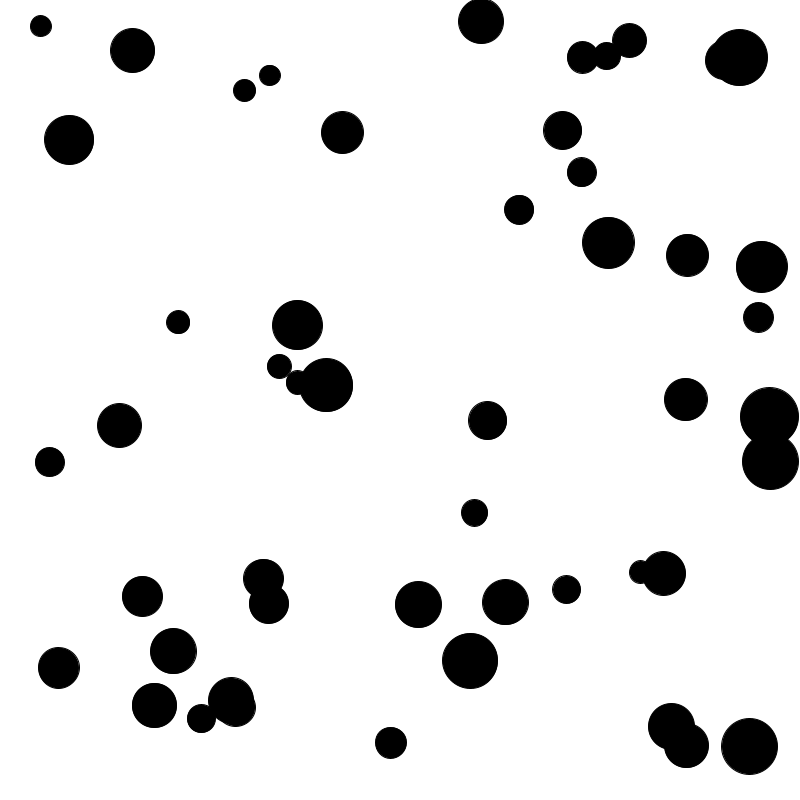
Frame 1 (no input)
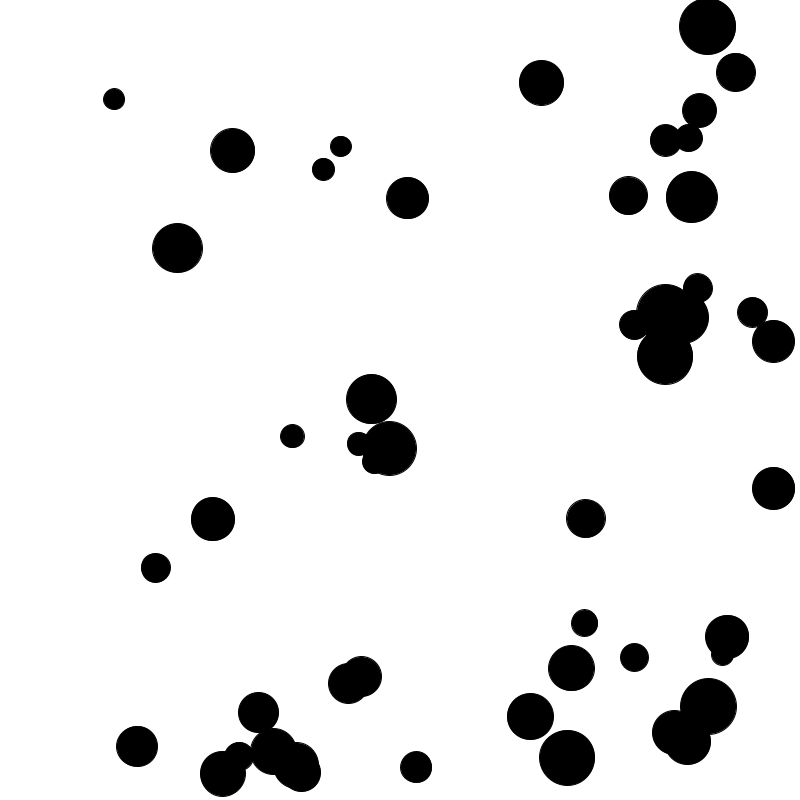
Frame 60 (the mouse pressed at the canvas centre just before this capture)
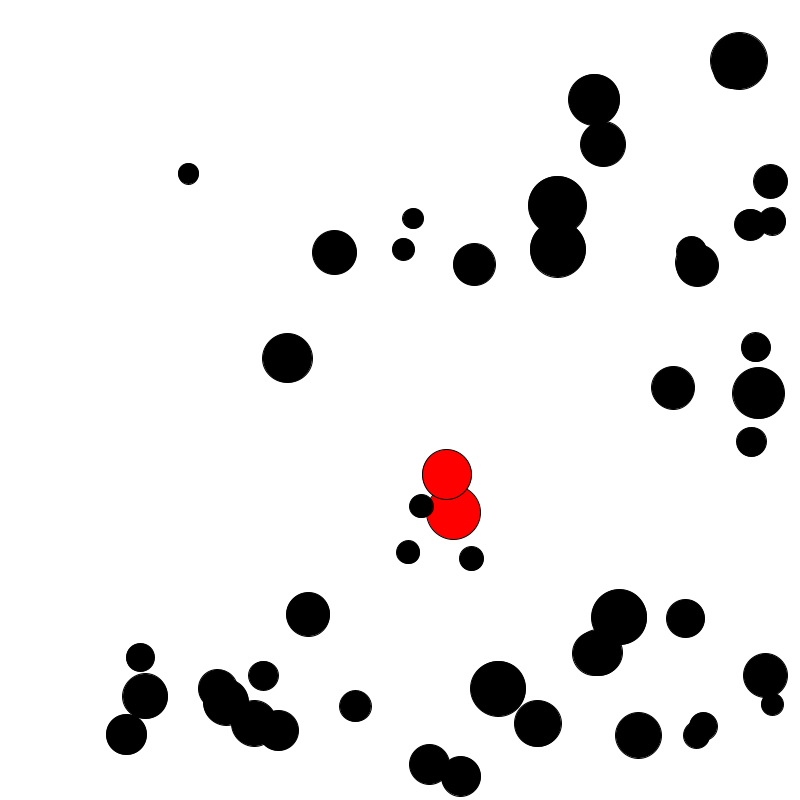
Frame 120 (the mouse held since frame 60 and released just before this capture)

The Processing sketch that drew these frames (run headless with seeded random() and noise(); from frame 60 on, the mouse is pressed at the canvas centre):

// Processing sketch: cc_09_arrayObjects
// ── cc_09_arrayObjects.pde
//Define an array of Ball objects
Ball[] myBalls = new Ball[50];

void setup() {
  size(800, 800);
  //Instantiate array of objects
  for(int i = 0; i < myBalls.length; i++) {
   myBalls[i] = new Ball(); 
  }
}

void draw() {
 background(255);
 for(int i = 0; i < myBalls.length; i++) {
   myBalls[i].checkEdges();
   myBalls[i].update();
   myBalls[i].draw(); 
 }
  
}

void mousePressed() {
   for(int i = 0; i < myBalls.length; i++) {
     if(myBalls[i].insideCircle(mouseX, mouseY)) {
       myBalls[i].toggleButton();
     }
 }
}

// ── Ball.pde
//Ball Class

class Ball {

  //Declare Variables
  float x;
  float y;
  float speed;
  boolean buttonClicked;
  float radius; //actually more like diameter
  color ballColor;

  //Constructor
  Ball() {
    x = random(0, width);
    y = random(0, height);
    speed = random(1, 2);
    buttonClicked = false;
    radius = random(20, 60);
    ballColor = color(0, 0, 0);
  }

  //Class functions
  void update() {

    x += speed;
    y += speed;

    if (buttonClicked) {
      ballColor = color(255, 0, 0);
    } else {
      ballColor = color(0, 0, 0);
    }
  }
  
  void checkEdges() {
   if(x > width - (radius/2)) {
     x = width - radius/2;
     speed *= -1; //change the direction
   } 
   
   if(x < 0 + (radius/2)) {
     x = radius/2;
     speed *= -1; //change the direction
   }
   
   if(y > height - (radius/2)) {
     y = height - radius/2;
     speed *= -1; 
   }
   
   if( y < 0 + (radius/2)) {
     y = radius/2;
     speed *= -1;
   }
  }

  void draw() {
    fill(ballColor); 
    ellipse(x, y, radius, radius);
  }

  void toggleButton() {
    buttonClicked = !buttonClicked;
  }


  boolean insideCircle(float mX, float mY) {
    float distance = dist(x, y, mX, mY);
    if (distance < radius) {
      return true;
    }
    else {
      return false;
    }
  }
  
}
